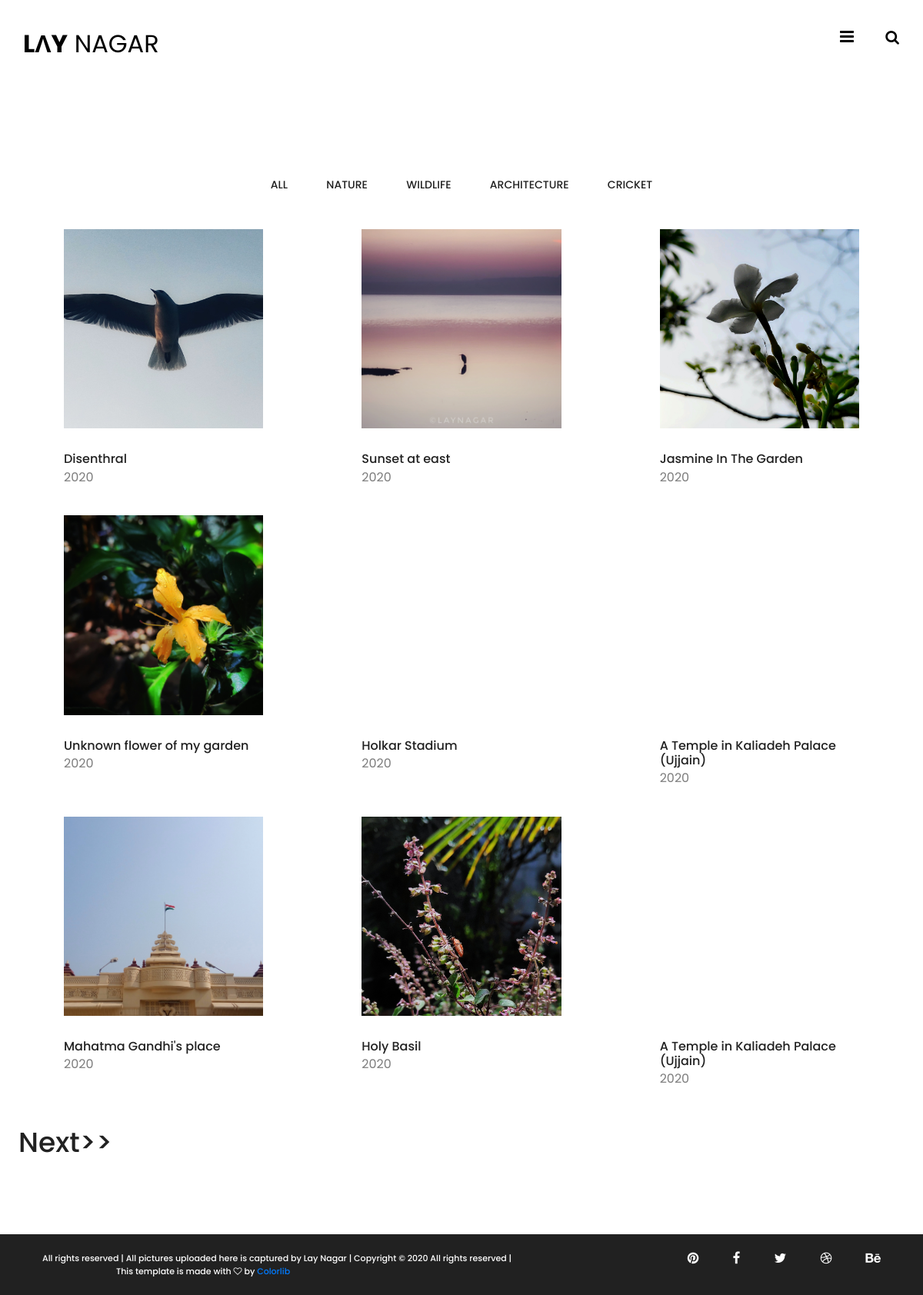
The page /portfolio2/ on the database its author committed.
### Gallery/models.py (models this page shows, shortened)
class PictureCategoryModel(models.Model):
    category = models.CharField(max_length=50)
    def __str__(self):
        return self.category

class PictureModel(models.Model):
    category = models.ForeignKey(PictureCategoryModel, on_delete=models.CASCADE, related_name='photos')
    title = models.CharField(max_length=50)
    year = models.IntegerField(('year'), choices=year_choices(), default=current_year)
    image = models.ImageField(upload_to=f'{category}')

### Gallery/views.py (the view)
# urls.py: path('portfolio2/', PortfolioView2.as_view(), name='portfolio-2'),
class PortfolioView2(ListView):
    model = PictureModel
    paginate_by = 9
    template_name = 'Gallery/portfolio-1.html'
    def get_context_data(self, **kwargs):
        context = super().get_context_data(**kwargs)
        context['categories'] = PictureCategoryModel.objects.distinct()
        return context

### Gallery/templates/Gallery/portfolio-1.html (shortened to what this page needs)
{% extends 'Gallery/base.html' %} {% load static %} {% block title %} Gallery {% endblock title %} {% block content %}
<div class="portfolio-2-section">
    <ul class="portfolio-filter controls text-center">
        <li class="control" data-filter="all">All</li>
        {% for category in categories %}
        <li class="control" data-filter=".{{category}}">{{category}}</li>
        {% endfor %}
    </ul>
    <div class="portfolio-warp">
        <div class="row portfolio-gallery m-0">
            {% for object in object_list %}
            <div class="mix col-lg-4 col-sm-6 p-0 {{object.category}} ">
                <div class="portfolio-box">
                    <div class="portfolio-item set-bg" data-setbg="{{ object.image.url }}"></div>
                    <h6>{{ object.title }}</h6>
                    <p>{{ object.year }}</p>
                </div>
            </div>
            {% endfor %}
            <div class="site-pagination">
                <span class="step-links">
                        {% if page_obj.has_next %}
                        <div class="mix col-xl-2 col-md-3 col-sm-4 col-6 p-0">
                            <div class="next-btn">
                                <a href="?page={{ page_obj.next_page_number }}">
                                    <h2>Next&gt;&gt;</h2>
                                </a>
                            </div>
                        </div>
                        {% endif %}
                    </span>
            </div>
        </div>
    </div>
</div>
{% endblock content %}

### static/css/style.css (style rules this page uses)
html, body { height: 100%; font-family: "Poppins", sans-serif; -webkit-font-smoothing: antialiased; font-smoothing: antialiased; }
h1, h2, h3, h4, h5, h6 { margin: 0; color: #212121; font-weight: 500; }
h2 { font-size: 36px; }
h6 { font-size: 16px; }
p { font-size: 16px; color: #7d7d7d; line-height: 1.8; }
ul, ol { padding: 0; margin: 0; }
.set-bg { background-repeat: no-repeat; background-size: cover; background-position: top center; }
.portfolio-filter { list-style: none; margin-bottom: 46px; padding: 0 15px; }
.portfolio-filter li { display: inline-block; font-size: 14px; color: #212121; font-weight: 500; margin-right: 46px; text-transform: uppercase; cursor: pointer; }
.portfolio-filter li:last-child { margin-right: 0; }
.portfolio-item { display: block; margin-left: auto; margin-right: auto; background-position: center; }
.portfolio-2-section { padding-top: 120px; padding-bottom: 100px; }
.portfolio-warp { padding: 0 19px; }
.portfolio-box { margin-bottom: 35px; padding: 0 64px; }
.portfolio-box h6 { padding-top: 30px; }
.portfolio-box p { margin-bottom: 0; }
.site-pagination { text-align: center; }
.site-pagination a { display: inline-block; height: 42px; font-size: 14px; font-weight: 500; color: #888888; padding: 11px 5px; }

### rows shown on the page
PictureCategoryModel: category "NATURE"
PictureCategoryModel: category "WILDLIFE"
PictureCategoryModel: category "ARCHITECTURE"
PictureCategoryModel: category "CRICKET"
PictureModel: shows a picture, title "Disenthral", year "2020"
PictureModel: shows a picture, title "Sunset at east", year "2020"
PictureModel: shows a picture, title "Jasmine In The Garden", year "2020"
PictureModel: shows a picture, title "Unknown flower of my garden", year "2020"
PictureModel: title "Holkar Stadium", year "2020"
PictureModel: title "A Temple in Kaliadeh Palace (Ujjain)", year "2020"
PictureModel: shows a picture, title "Mahatma Gandhi's place", year "2020"
PictureModel: shows a picture, title "Holy Basil", year "2020"
PictureModel: title "A Temple in Kaliadeh Palace (Ujjain)", year "2020"
